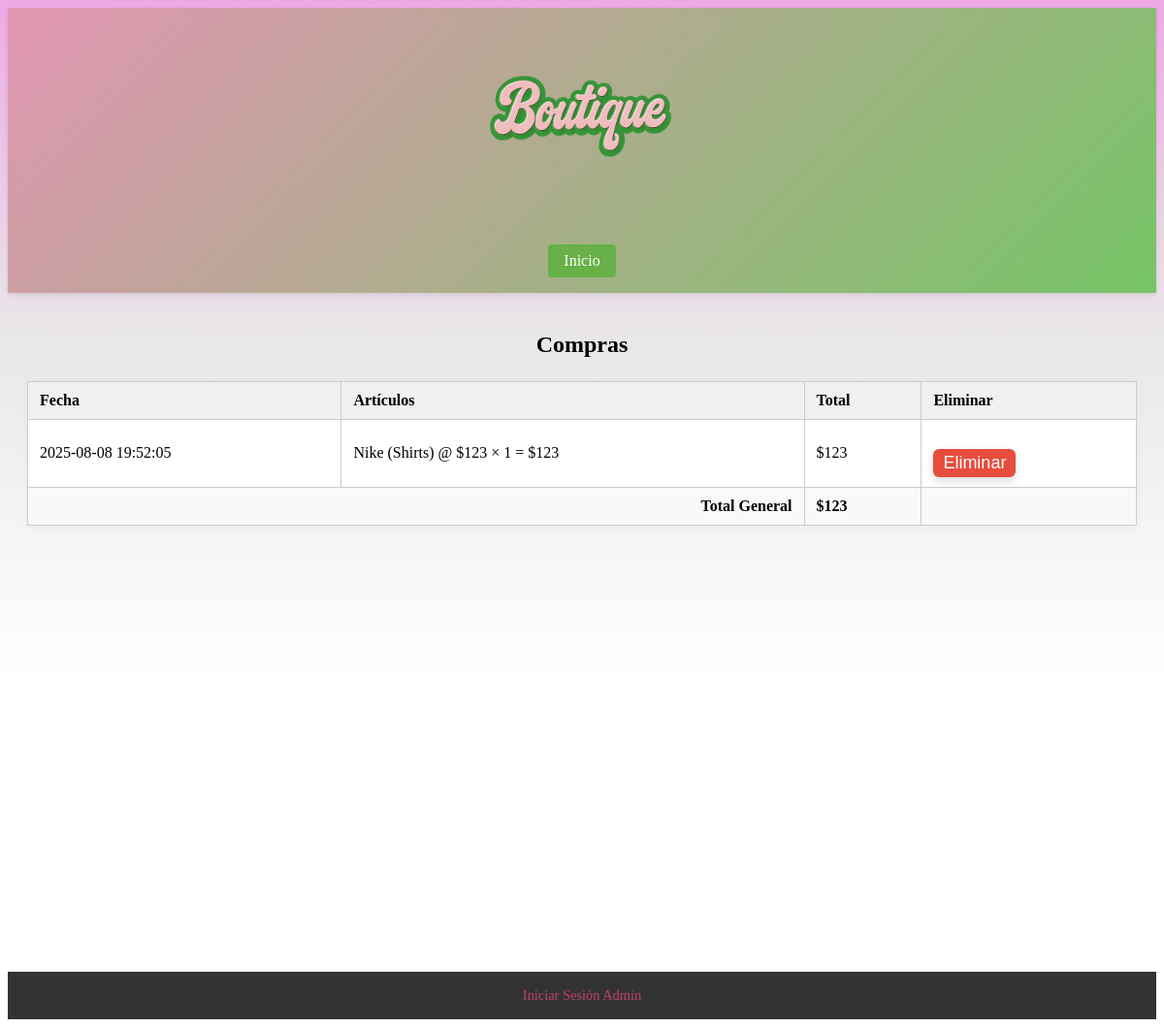
Before: /chart with the older database file.
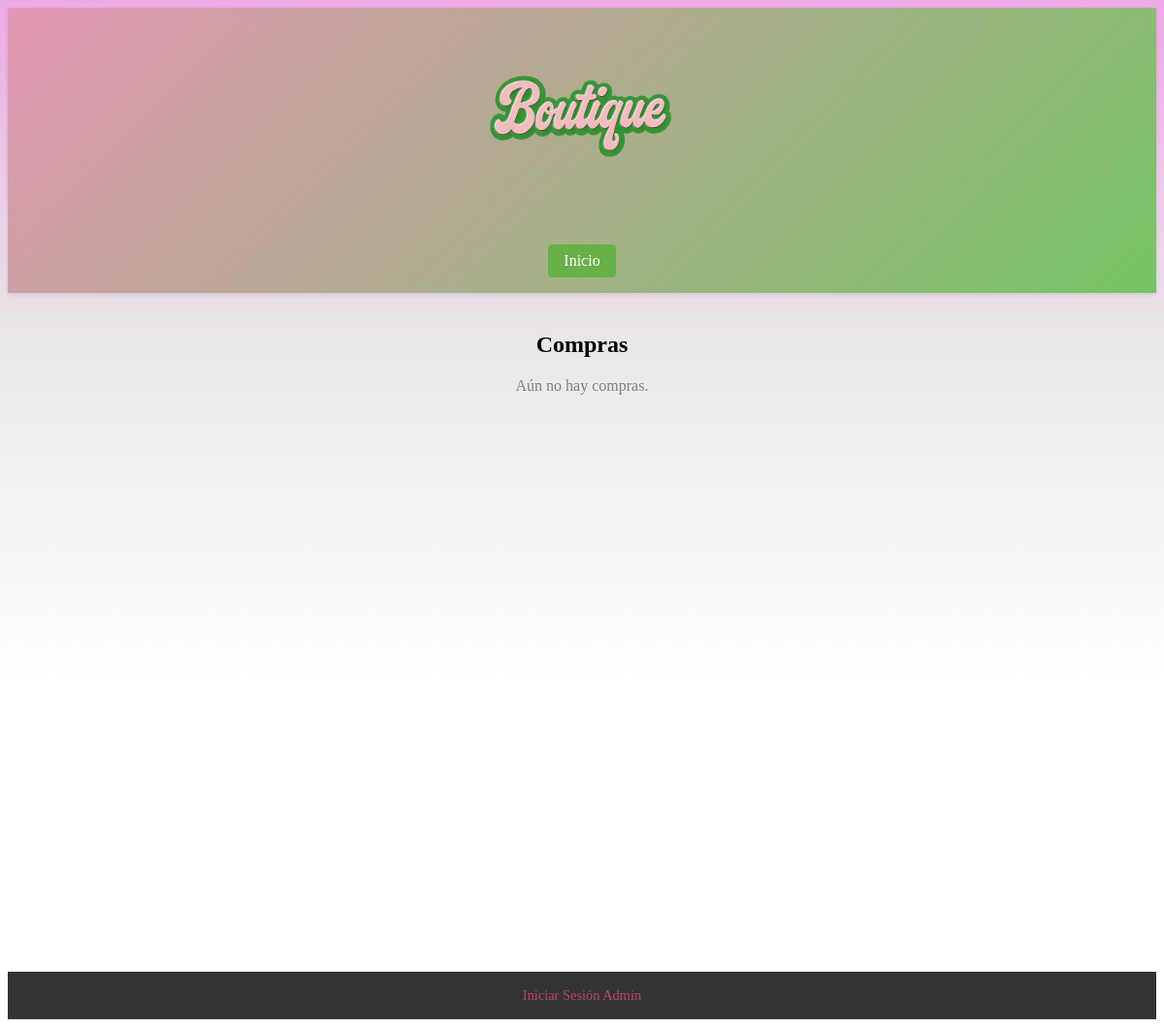
After: the same page with the newer database file.
### tables this page shows
CREATE TABLE orders (
            id INTEGER PRIMARY KEY AUTOINCREMENT,
            created_at TEXT NOT NULL DEFAULT (datetime('now')),
            total INTEGER NOT NULL DEFAULT 0
        );

CREATE TABLE order_items (
            id INTEGER PRIMARY KEY AUTOINCREMENT,
            order_id INTEGER NOT NULL,
            product_id INTEGER NOT NULL,
            product_name TEXT NOT NULL,
            category_name TEXT DEFAULT '',
            unit_price INTEGER NOT NULL,
            quantity INTEGER NOT NULL,
            line_total INTEGER NOT NULL,
            FOREIGN KEY(order_id) REFERENCES orders(id) ON DELETE CASCADE,
            FOREIGN KEY(product_id) REFERENCES products(id) ON DELETE SET NULL
        );

### app.py (the view)
@app.route("/chart", methods=["GET"])
def chart():
    conn = sqlite3.connect(DB_PATH)
    c = conn.cursor()
    c.execute("SELECT id, created_at, total FROM orders ORDER BY id DESC")
    orders = c.fetchall()
    order_id_to_items = {}
    for oid, _, _ in orders:
        c.execute(
            "SELECT product_name, category_name, unit_price, quantity, line_total FROM order_items WHERE order_id = ? ORDER BY id ASC",
            (oid,)
        )
        order_id_to_items[oid] = c.fetchall()
    conn.close()
    entries = []
    for oid, created_at, total in orders:
        order_items = [
            {
                'name': row[0],
                'category': row[1] or 'Unknown',
                'price': row[2],
                'qty': row[3],
                'line_total': row[4],
            }
            for row in order_id_to_items.get(oid, [])
        ]
        entries.append({
            'id': oid,
            'date': created_at,
            'order_items': order_items,
            'total': total,
        })
    grand_total = sum(e['total'] for e in entries)
    return render_template("chart.html", entries=entries, grand_total=grand_total)

### templates/chart.html (shortened to what this page needs)
{% extends "base.html" %}
{% block content %}
<h2 style="text-align:center;">Compras</h2>
{% if entries %}
  <table>
    <thead>
      <tr>
        <th>Fecha</th>
        <th>Artículos</th>
        <th>Total</th>
        <th>Eliminar</th>
      </tr>
    </thead>
    <tbody>
      {% for e in entries %}
      <tr>
        <td>{{ e.date }}</td>
        <td>
          <ul style="list-style:none; padding-left:0; margin:0;">
            {% for it in e.order_items %}
              <li>{{ it.name }} ({{ it.category }}) @ ${{ it.price }} × {{ it.qty }} = ${{ it.line_total }}</li>
            {% endfor %}
          </ul>
        </td>
        <td>${{ e.total }}</td>
        <td>
          <form method="post" action="/orders/delete" onsubmit="return confirm('¿Eliminar este pedido?')">
            <button type="submit" class="delete-btn" style="background:#e74c3c; color:#fff; border:none; border-radius:6px; padding:4px 10px;">Eliminar</button>
          </form>
        </td>
      </tr>
      {% endfor %}
      <tr style="font-weight:bold; background:#f9f9f9;">
        <td colspan="2" style="text-align:right;">Total General</td>
        <td>${{ grand_total }}</td>
        <td></td>
      </tr>
    </tbody>
  </table>
{% else %}
  <div style="text-align:center; color:gray;">Aún no hay compras.</div>
{% endif %}
{% endblock %}

### templates/base.html (shortened to what this page needs)
<!DOCTYPE html>
<html>
<head>
    <link rel="stylesheet" href="static/styles.css">
</head>
<body>
    <header
        style="background: linear-gradient(135deg, #e296b3 0%, #76c565 100%); color: white; padding: 1rem; text-align: center; box-shadow: 0 2px 4px rgba(0,0,0,0.1);">
        <div style="max-width: 1200px; margin: 0 auto;">
            <div style="display: flex; justify-content: space-between; align-items: center; margin-bottom: 1rem;">
                <div style="flex: 2; text-align: center;">
                    <img src="{{ url_for('static', filename='gf.png') }}" alt="Good Food"
                        style="max-width: 200px; margin-bottom: 0.5rem;">
                </div>
            </div>
            <div style="text-align: center;">
                <a href="/" class="footer-button">Inicio</a>
            </div>
        </div>
    </header>
    <main style="min-height: calc(100vh - 140px); padding: 20px;">
        {% block content %}{% endblock %}
    </main>
    <footer style="background: #333; color: white; text-align: center; padding: 1rem; margin-top: auto;">
        <div style="max-width: 1200px; margin: 0 auto;">
            <p style="margin: 0; font-size: 0.9rem;">
                {% if session.get('is_admin') %}
            <form method="POST" action="/logout" style="display: inline;">
                <button type="submit"
                    style="background: none; border: none; color: #be4272; text-decoration: none; cursor: pointer; font-size: 0.9rem;">Cerrar Sesión</button>
            </form>
            {% else %}
            <a href="/admin" style="color: #be4272; text-decoration: none;">Iniciar Sesión Admin</a>
            {% endif %}
            </p>
        </div>
    </footer>
</body>
</html>

### static/styles.css (style rules this page uses)
body { background:linear-gradient(to bottom, rgb(238, 169, 229), #e9e8e8, white, white); background-attachment: fixed; min-height: 100vh; }

### templates/base.html (style rules this page uses)
.footer-button { color: white; text-decoration: none; margin: 0 0.5rem; padding: 0.5rem 1rem; background: #67b148; border-radius: 4px; display: inline-block; }

Changed rows visible on the page:
removed orders: date "2025-08-08 19:52:05", total "123"
removed order_items: name "Nike", category "Shirts", price "123", qty "1", line_total "123"
Other visible differences:
{{ grand_total }}: "123" → (not shown)
text no longer shown: "Fecha Artículos Total Eliminar Total General $"
text now shown: "Aún no hay compras."
